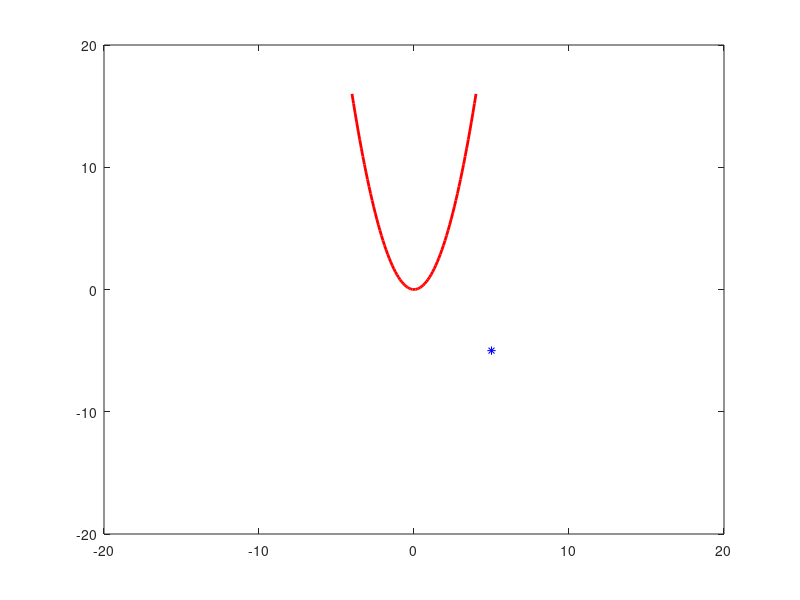

Source code (MATLAB):
clc


X=-4:0.1:4;
Y=X.^2;
plot(X,Y,"linewidth",2,"color","red")
axis([-20,20,-20,20]);
%line([0,0],[-20,20],"color","green")
%line([-20,20],[0,0],"color","green")
line(5,-5,"color","blue","marker","*")
